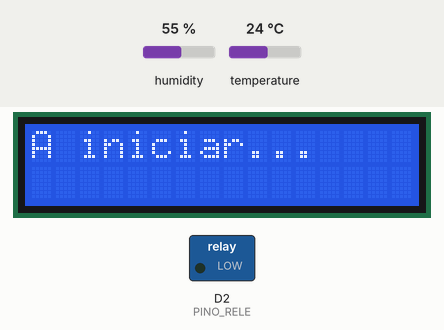
Simulated run of this sketch. Board: Arduino Uno R4 WiFi. Parts: 16×2 character LCD, switched loads named in the sketch (green lamp = pin HIGH). The inputs (shaded band) are chosen by the test bench; at power-on: humidity 55 %, temperature 24 °C. WiFi joins after 1.5 s; servers stay silent unless stated; what the sketch prints to the serial monitor is not drawn.

Above: at 12.1 s.
At 20.2 s:
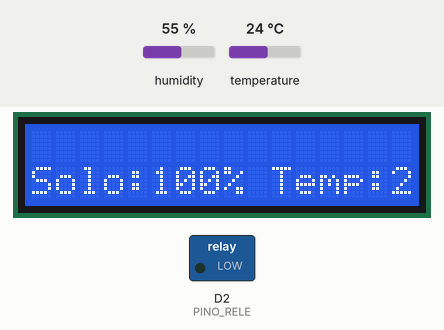
At 21.7 s:
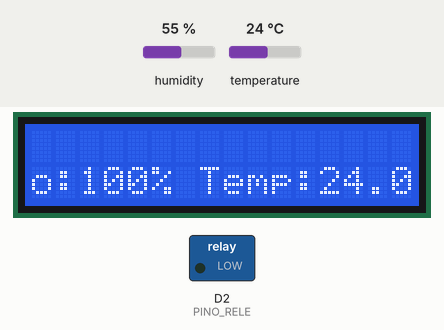
At 23.8 s:
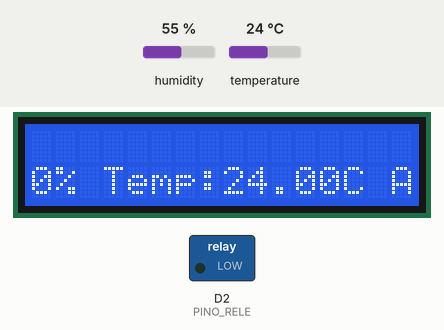
At 25.9 s:
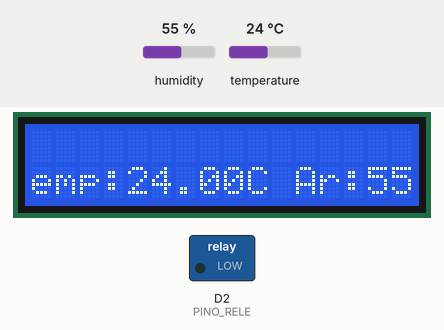
At 27.9 s:
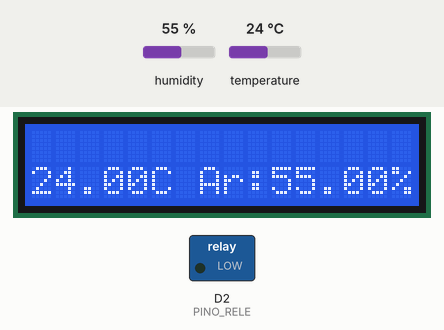

The sketch:

smartgrower_sketch.ino
```cpp
#include <SPI.h>
#include <WiFiS3.h>
#include <Wire.h>
#include "LiquidCrystal_I2C.h"
#include <DHT.h>

// Pinagem dos componentes
#define DHTPIN 4        // Pino do sensor DHT11
#define DHTTYPE DHT11   // Tipo do sensor DHT

// Pinos do Arduino
const int PINO_SENSORSOLO = A0;  // Pino conectado ao sensor de humidade do solo
const int PINO_RELE = 2;         // Pino conectado ao relé para controlar a bomba

// Variáveis globais
int humidade_solo = 0;           // Armazena a leitura da humidade do solo
// Lê a temperatura e humidade do ar
float temperatura;
float humidade_ar;
const int HUMIDADE_MINIMA_REGA = 80; // Humidade mínima para iniciar a rega (%)
unsigned long tempo_espera = 2000; // Tempo de espera entre as leituras (milissegundos)
unsigned long ultimo_tempo = 0;   // Armazena o tempo da última leitura
unsigned long ultimo_tempo_rega = 0; // Armazena o tempo da última rega

//  Wi-Fi settings
char ssid[] = "Galaxy-RC";    //  SSID da rede/
char pass[] = "ttqo3746";     //  password
int status = WL_IDLE_STATUS;  // Wifi radio's status
//  IP da aplicação
char* host = "192.168.124.243";
const int postPorta = 8082;

const long postDuracao = 10000;  //intervalo entre cada envio para a base de dados
unsigned long ultimoPost = 0;
bool conected = false;
WiFiClient client;
//---------------------
//Final definitions wifi ---------------------

// Inicia o sensor DHT
DHT dht(DHTPIN, DHTTYPE);

// Inicia o display LCD (endereço I2C, número de colunas, número de linhas)
LiquidCrystal_I2C lcd(0x27, 16, 2);  // Atualize o endereço conforme necessário

/*
 * Método WIFICONNECT para efetuar a ligação à rede
 */
void wificonnect(char ssid[], char pass[]) {
  Serial.begin(9600);  //INICIALIZA A SERIAL
  while (!Serial) {
    ;  // espera pela porta série para conectar.
  }
  delay(500);

  // ver se módulo wifi está presente:
  if (WiFi.status() == WL_NO_MODULE) {
    Serial.println("Communicação com o módulo wifi falhou!");
    while (true)
      ;
  }
  // verificar se o firmware do módulo wireless está atualizado:
  String fv = WiFi.firmwareVersion();
  if (fv < WIFI_FIRMWARE_LATEST_VERSION) {
    Serial.println("Please upgrade the firmware");
  }
  // Tentativa de ligação à Rede Wifi:
  while (status != WL_CONNECTED) {
    Serial.print("Tentativa de ligação à Rede Wifi, SSID: ");
    Serial.println(ssid);
    status = WiFi.begin(ssid, pass);
    // espera 10 segundos para tentar ligar de novo:
    delay(10000);
  }

  Serial.println(WiFi.localIP());
  // definimos a duração do último post e fazemos o post imediatamente
  // desde que o main loop inicía
  ultimoPost = postDuracao;
  Serial.println("Setup completo");
  Serial.println("");
  Serial.println("Está conectado à rede");
}

void GetLeituras() {
// Verifica se é hora de fazer outra leitura
  if (millis() - ultimo_tempo >= tempo_espera) {
    ultimo_tempo = millis();  // Atualiza o tempo da última leitura
    // Lê a humidade do solo e ajusta para uma escala de 0 a 200
    humidade_solo = analogRead(PINO_SENSORSOLO);
    humidade_solo = map(humidade_solo, 0, 1023, 0, 200);
    humidade_solo = constrain(humidade_solo, 0, 200);

    // Lê a temperatura e humidade do ar
     temperatura = dht.readTemperature();
     humidade_ar = dht.readHumidity();

    // Verifica se as leituras são válidas
    if (isnan(temperatura) || isnan(humidade_ar)) {
      Serial.println("Erro ao ler sensor DHT!");
      lcd.clear();
      lcd.setCursor(0, 1);
      lcd.print("Erro no DHT");
    } else {
      // Exibe as leituras no monitor serial
      Serial.print("Humidade do solo: ");
      Serial.print(humidade_solo);
      Serial.println("%");
      Serial.print("Temperatura: ");
      Serial.print(temperatura);
      Serial.println("*C");
      Serial.print("Humidade do ar: ");
      Serial.print(humidade_ar);
      Serial.println("%");

      // Atualiza o display LCD com as leituras
      String linha2 = "Solo:" + String(humidade_solo) + "% Temp:" + String(temperatura) + "C Ar:" + String(humidade_ar) + "%";
      scrollText(lcd, linha2, 500);  // Função para rolar o texto no LCD
    }

    // Verifica se a humidade do solo está abaixo do limite para regar
    if (humidade_solo < HUMIDADE_MINIMA_REGA) {
      // Verifica se já passou tempo suficiente desde a última rega
      if (millis() - ultimo_tempo_rega >= 30000) {
        Serial.println("Humidade abaixo do limite, ligando a bomba.");
        // Liga a bomba por 5 segundos
        digitalWrite(PINO_RELE, HIGH); // Ativa o relé para ligar a bomba
        delay(5000);  // Mantém a bomba ligada por 5 segundos
        digitalWrite(PINO_RELE, LOW);  // Desliga a bomba
        delay(15000);  // Aguarda 15 segundos antes da próxima rega
        ultimo_tempo_rega = millis();  // Atualiza o tempo da última rega
      } else {
        Serial.println("Aguardando 30 segundos após a última rega...");
        digitalWrite(PINO_RELE, LOW); // Garante que o relé está desligado
      }
    } else {
      Serial.println("Humidade acima do limite, aguardando...");
      digitalWrite(PINO_RELE, LOW); // Desliga o relé
      delay(15000);  // Aguarda 15 segundos antes da próxima verificação
      ultimo_tempo_rega = millis(); // Atualiza o tempo da última rega
    }
  }

}

void enviar_leituras() {
  Serial.begin(9600);
  Serial.println("A iniciar o envio de dados");
  Serial.print(" A conectar-se a ");
  Serial.println(host);
  Serial.print(" na porta ");
  Serial.println(postPorta);

  GetLeituras();
  // Chamar o URL/End-point as aplicação web
  String url = String("/Home/GravarLeituras?") +
  String("humidade_solo=") + String(humidade_solo) +
  String("&temperatura=") + String(temperatura) +
  String("&humidade_ar=") + String(humidade_ar);

  Serial.println("A construir o URL: ");
  Serial.print("     ");
  Serial.println(url);

  // envia o request/pedido para o servidor
  client.print(String("GET ") + url + " HTTP/1.1\r\n" + "Host: " + host + "\r\n" + "Connection: close\r\n\r\n");
  //delay(500);

  // Lê todas as linhas de resposta que vem do servidor web
  // e escreve no serial monitor
  Serial.println("Resposta do SERVIDOR: ");
  while (client.available()) {
    String line = client.readStringUntil('\r');
    Serial.print(line);
  }
  Serial.println("");
  Serial.println(" Fechar a conexão");
  Serial.println("");

  Serial.println("Dados enviados com sucesso!");
  Serial.println("");
}


void setup() {
   //chama a função para conectar ao wifi
  wificonnect(ssid, pass);
  // Inicia da comunicação serial e configuração dos pinos
  Serial.begin(9600);
  pinMode(PINO_SENSORSOLO, INPUT);  // Define o pino do sensor de humidade como entrada
  pinMode(PINO_RELE, OUTPUT);       // Define o pino do relé como saída
  digitalWrite(PINO_RELE, LOW);     // Garante que o relé inicie desligado

  // Inicia o sensor DHT
  dht.begin();

  // Configuração inicial do display LCD
  lcd.init();
  lcd.backlight();
  lcd.setCursor(0, 0);
  lcd.print("A iniciar...");
  delay(2000);  // Aguarda 2 segundos para inicializar
  lcd.clear();  // Limpa o display
}

void loop() {
  if (client.connect(host, postPorta)) {
    unsigned long diff = millis() - ultimoPost;
    if (diff > postDuracao) {
      enviar_leituras();
      ultimoPost = millis();
    }
  } else {

    Serial.println("Não foi possível conectar ao servidor!");
    delay(1000);
  }
}

// Função para rolar texto no LCD
void scrollText(LiquidCrystal_I2C &lcd, String linha, int delayTime) {
  int maxLength = linha.length();
  for (int i = 0; i < maxLength - 16 + 1; i++) {
    lcd.clear();
    lcd.setCursor(0, 1);
    lcd.print(linha.substring(i, i + 16));
    delay(delayTime);
  }
}
```

Measured:
- what the display in image 0 shows lasts 2.0 s, from 12.1 s to 14.1 s
- what the display in image 1 shows lasts 0.5 s, from 20.1 s to 20.6 s
